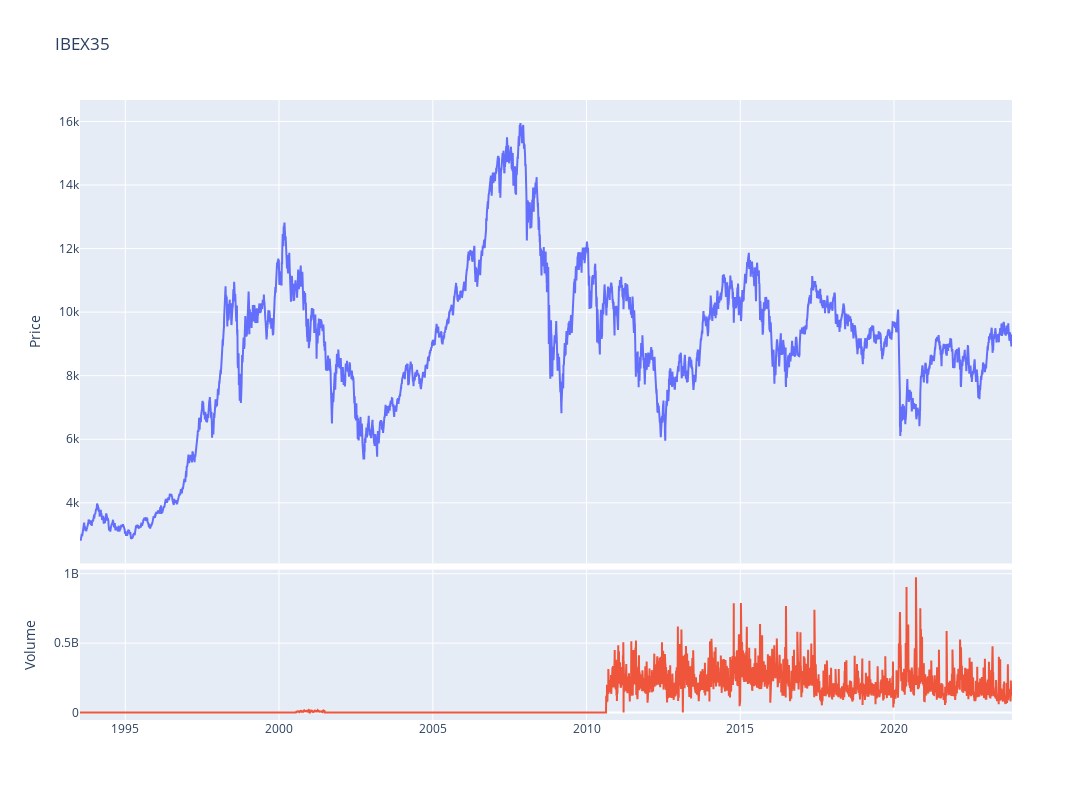

Notebook code cell kept with this figure:
### Code cell
fig = make_subplots(rows=4, cols=1,shared_xaxes=True,vertical_spacing=0.01,specs=[[{'rowspan':3,'colspan':1}],[None],[None],[{'rowspan':1,'colspan':1}]])

# Graph (1,1)
fig.add_trace(go.Scatter(x=ibex35.index,y=ibex35['Adj Close'],mode="lines",name='IBEX35'),row=1, col=1)
# Update xaxis properties
fig.update_yaxes(title_text="Price", row=1, col=1)

# Graph (4,1)
fig.add_trace(go.Scatter(x=ibex35.index,y=ibex35['Volume'],mode="lines",name='Volume'),row=4, col=1)
fig.update_yaxes(title_text="Volume", row=4, col=1)

fig.update_layout(height=800, width=1300,showlegend=False,title="IBEX35")

fig.show()

### Figure 1 — Plotly figure (JSON) as saved in the notebook; plotly's stock layout.template omitted (floating-point values rounded to 4 significant figures; data arrays with more than 128 entries replaced by an {"elided": "..."} marker saying what was removed)
{"data": [{"mode": "lines", "name": "IBEX35", "type": "scatter", "x": {"elided": "7679 str values"}, "xaxis": "x", "y": {"elided": "7679 float values"}, "yaxis": "y"}, {"mode": "lines", "name": "Volume", "type": "scatter", "x": {"elided": "7679 str values"}, "xaxis": "x2", "y": {"elided": "7679 int values"}, "yaxis": "y2"}], "layout": {"height": 800, "showlegend": false, "title": {"text": "IBEX35"}, "width": 1300, "xaxis": {"anchor": "y", "domain": [0, 1], "matches": "x2", "showticklabels": false}, "xaxis2": {"anchor": "y2", "domain": [0, 1]}, "yaxis": {"anchor": "x", "domain": [0.2525, 1], "title": {"text": "Price"}}, "yaxis2": {"anchor": "x2", "domain": [0, 0.2425], "title": {"text": "Volume"}}}}
